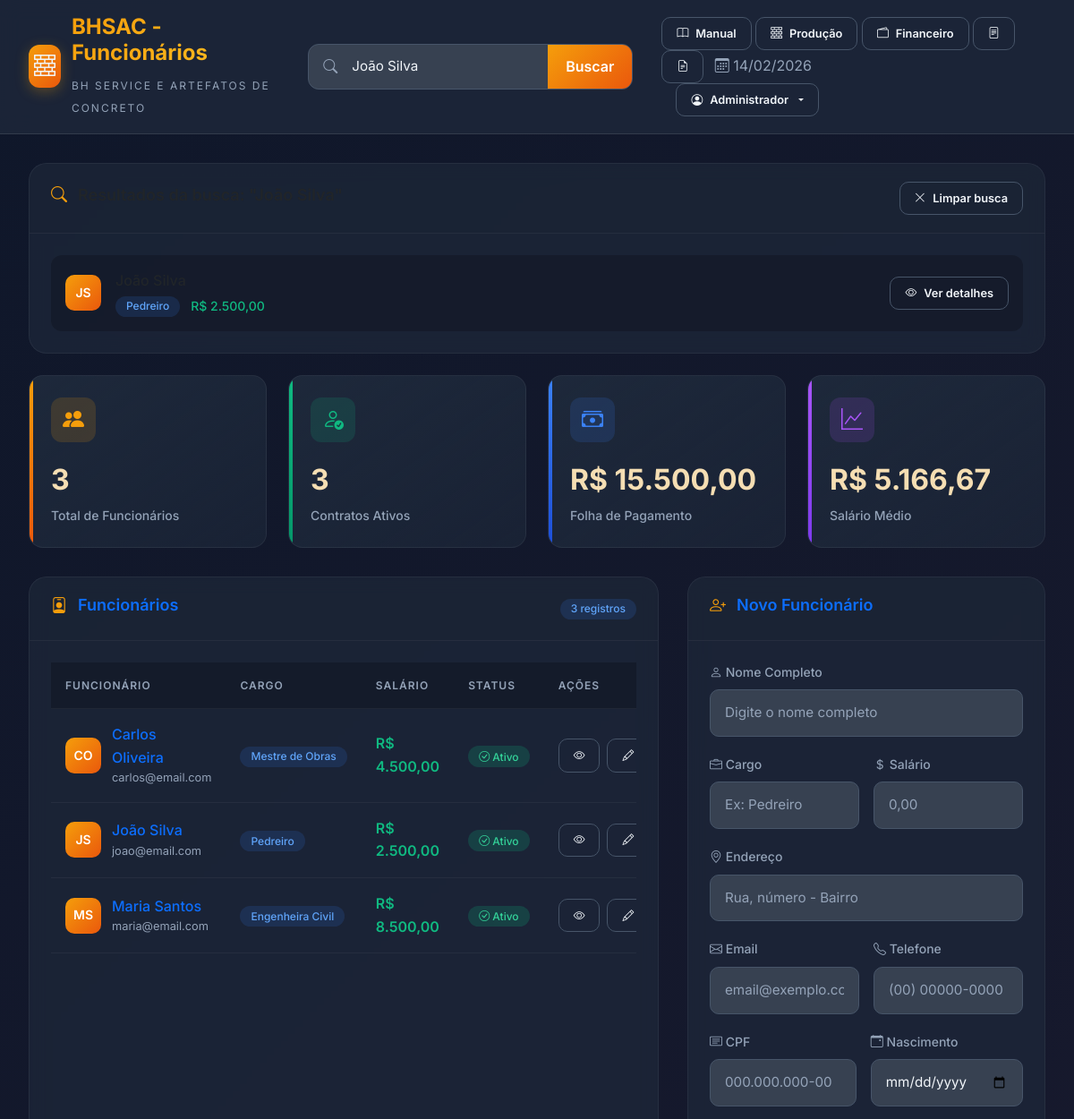
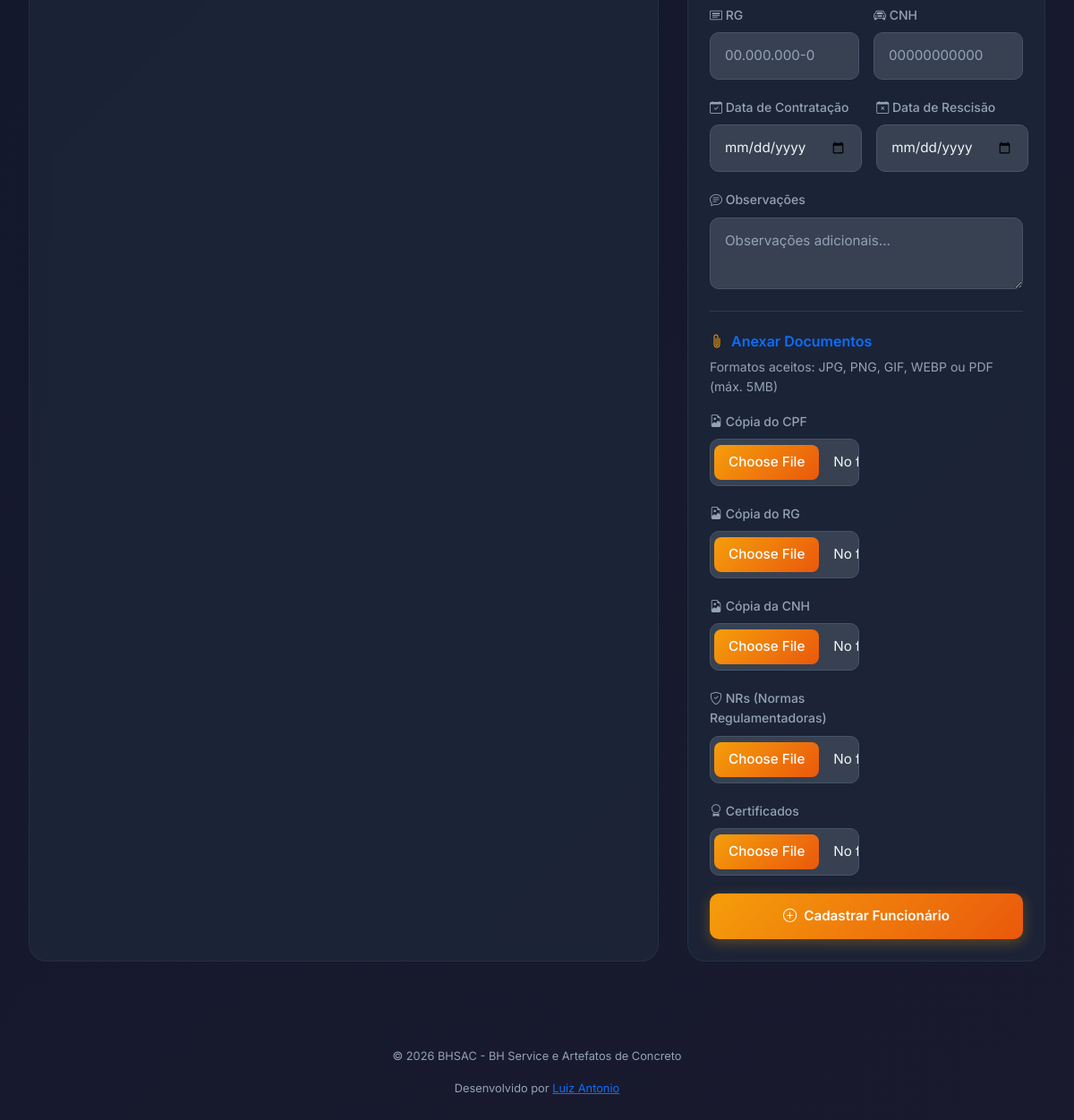
The page /index.php?busca=João Silva (signed in) on the database its author committed (2 pictures, top to bottom).
### tables this page shows
CREATE TABLE IF NOT EXISTS funcionarios (
    id INT AUTO_INCREMENT PRIMARY KEY,
    nome VARCHAR(100) NOT NULL,
    cargo VARCHAR(50) NOT NULL,
    salario DECIMAL(10, 2) NOT NULL,
    data_nascimento DATE NOT NULL,
    cpf VARCHAR(14) NOT NULL UNIQUE,
    endereco VARCHAR(255) NOT NULL,
    email VARCHAR(100) NOT NULL,
    telefone VARCHAR(20) NOT NULL,
    data_contratacao DATE NULL,
    data_rescisao DATE NULL,
    observacoes TEXT NULL,
    data_cadastro TIMESTAMP DEFAULT CURRENT_TIMESTAMP,
    data_atualizacao TIMESTAMP DEFAULT CURRENT_TIMESTAMP ON UPDATE CURRENT_TIMESTAMP,
    ativo BOOLEAN DEFAULT TRUE
);

### index.php (the view, shortened to what the rows shown need)
<?php
require_once __DIR__ . '/models/FuncionarioDAO.php';
$dao = new FuncionarioDAO();
$resultadoBusca = null;
$termoBusca = '';
if ($_SERVER['REQUEST_METHOD'] === 'GET' && isset($_GET['busca']) && !empty($_GET['busca'])) {
    $termoBusca = trim($_GET['busca']);
    $resultadoBusca = $dao->buscar($termoBusca);
}
$funcionarios = $dao->listarTodos();
?>
<!DOCTYPE html>
<html lang="pt-BR">
<head>
    <link href="https://cdn.jsdelivr.net/npm/bootstrap@5.3.8/dist/css/bootstrap.min.css" rel="stylesheet">
    <link href="https://cdn.jsdelivr.net/npm/bootstrap-icons@1.11.3/font/bootstrap-icons.min.css" rel="stylesheet">
    <link rel="stylesheet" href="css/style.css">
</head>
<body>
    <header class="header no-print">
        <div class="header-content">
            <div class="logo">
                <div class="logo-text">
                    <h1>BHSAC - Funcionários</h1>
                </div>
            </div>
        </div>
    </header>
    <div class="main-container fade-in">
        <?php if ($resultadoBusca !== null): ?>
            <div class="card mb-4 search-results no-print">
                <div class="card-header">
                    <h2><i class="bi bi-search"></i> Resultados da busca: "<?= htmlspecialchars($termoBusca) ?>"</h2>
                </div>
                <div class="card-body">
                    <?php if (count($resultadoBusca) > 0): ?>
                        <div class="search-results-list">
                            <?php foreach ($resultadoBusca as $f): ?>
                                <?php
                                $iniciais = strtoupper(substr($f['nome'], 0, 1));
                                $nomePartes = explode(' ', $f['nome']);
                                if (count($nomePartes) > 1) {
                                    $iniciais .= strtoupper(substr(end($nomePartes), 0, 1));
                                }
                                ?>
                                <div class="search-result-item" onclick="showDetails(<?= $f['id'] ?>)">
                                    <div class="employee-avatar"><?= $iniciais ?></div>
                                    <div class="result-info">
                                        <div class="result-name"><?= htmlspecialchars($f['nome']) ?></div>
                                        <div class="result-meta">
                                            <span class="badge badge-cargo"><?= htmlspecialchars($f['cargo']) ?></span>
                                            <span class="result-salary">R$ <?= number_format($f['salario'], 2, ',', '.') ?></span>
                                        </div>
                                    </div>
                                    <div class="result-actions">
                                        <button class="btn btn-outline btn-sm"
                                            onclick="event.stopPropagation(); showDetails(<?= $f['id'] ?>)">
                                            <i class="bi bi-eye"></i> Ver detalhes
                                        </button>
                                    </div>
                                </div>
                            <?php endforeach; ?>
                        </div>
                    <?php endif; ?>
                </div>
            </div>
        <?php endif; ?>
        <div class="content-grid">
            <div class="card">
                <div class="card-header">
                    <h2 class="text-primary"><i class="bi bi-person-badge"></i> Funcionários</h2>
                </div>
                <div class="card-body">
                    <?php if (count($funcionarios) > 0): ?>
                        <div class="table-container">
                            <table class="employees-table">
                                <thead>
                                    <tr>
                                        <th>Funcionário</th>
                                        <th>Cargo</th>
                                        <th>Salário</th>
                                        <th>Status</th>
                                        <th class="no-print">Ações</th>
                                    </tr>
                                </thead>
                                <tbody>
                                    <?php foreach ($funcionarios as $f): ?>
                                        <?php
                                        $iniciais = strtoupper(substr($f['nome'], 0, 1));
                                        $nomePartes = explode(' ', $f['nome']);
                                        if (count($nomePartes) > 1) {
                                            $iniciais .= strtoupper(substr(end($nomePartes), 0, 1));
                                        }
                                        $contratoAtivo = empty($f['data_rescisao']);
                                        ?>
                                        <tr class="<?= !$contratoAtivo ? 'row-inactive' : '' ?>">
                                            <td>
                                                <div class="employee-info">
                                                    <div class="employee-avatar"><?= $iniciais ?></div>
                                                    <div>
                                                        <div class="employee-name text-primary">
                                                            <?= htmlspecialchars($f['nome']) ?>
                                                        </div>
                                                        <div class="employee-email text-secondary">
                                                            <?= htmlspecialchars($f['email']) ?>
                                                        </div>
                                                    </div>
                                                </div>
                                            </td>
                                            <td><span class="badge badge-cargo"><?= htmlspecialchars($f['cargo']) ?></span></td>
                                            <td class="salary">R$ <?= number_format($f['salario'], 2, ',', '.') ?></td>
                                            <td>
                                                <?php if ($contratoAtivo): ?>
                                                    <span class="badge badge-active"><i class="bi bi-check-circle"></i> Ativo</span>
                                                <?php else: ?>
                                                    <span class="badge badge-inactive"><i class="bi bi-x-circle"></i>
                                                        Desligado</span>
                                                <?php endif; ?>
                                            </td>
                                            <td class="no-print">
                                                <div class="action-buttons">
                                                    <button class="btn btn-outline btn-sm"
                                                        onclick="showDetails(<?= $f['id'] ?>)" title="Ver detalhes">
                                                        <i class="bi bi-eye"></i>
                                                    </button>
                                                    <button class="btn btn-outline btn-sm"
                                                        onclick="editEmployee(<?= $f['id'] ?>)" title="Editar">
                                                        <i class="bi bi-pencil"></i>
                                                    </button>
                                                </div>
                                            </td>
                                        </tr>
                                    <?php endforeach; ?>
                                </tbody>
                            </table>
                        </div>
                    <?php endif; ?>
                </div>
            </div>
            <div class="card no-print">
                <div class="card-header">
                    <h2 class="text-primary"><i class="bi bi-person-plus"></i> Novo Funcionário</h2>
                </div>
            </div>
        </div>
    </div>
</body>
</html>

### rows shown on the page
funcionarios: nome "JS", cargo "Pedreiro", salario "2.500,00", nome "João Silva", email "joao@email.com", shows "Ativo"
funcionarios: nome "CO", nome "Carlos Oliveira", email "carlos@email.com", cargo "Mestre de Obras", salario "4.500,00", shows "Ativo"
funcionarios: nome "MS", nome "Maria Santos", email "maria@email.com", cargo "Engenheira Civil", salario "8.500,00", shows "Ativo"

### other values the page prints
$usuarioLogado['nome'] "Administrador"
count($funcionarios) "3"
$funcionariosAtivos "3"
$totalSalarios "15.500,00"
$mediaSalario "5.166,67"
